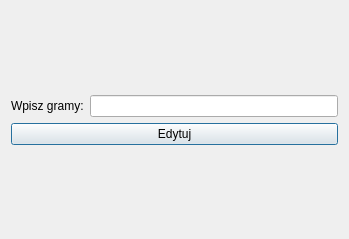
<?xml version="1.0" encoding="UTF-8"?>
<ui version="4.0">
 <class>EditMealProductWindow</class>
 <widget class="QDialog" name="EditMealProductWindow">
  <property name="geometry">
   <rect>
    <x>0</x>
    <y>0</y>
    <width>349</width>
    <height>239</height>
   </rect>
  </property>
  <property name="minimumSize">
   <size>
    <width>349</width>
    <height>239</height>
   </size>
  </property>
  <property name="maximumSize">
   <size>
    <width>349</width>
    <height>239</height>
   </size>
  </property>
  <property name="font">
   <font>
    <pointsize>9</pointsize>
   </font>
  </property>
  <property name="windowTitle">
   <string>Dialog</string>
  </property>
  <layout class="QGridLayout" name="gridLayout">
   <item row="2" column="0">
    <spacer name="verticalSpacer">
     <property name="orientation">
      <enum>Qt::Vertical</enum>
     </property>
     <property name="sizeHint" stdset="0">
      <size>
       <width>20</width>
       <height>40</height>
      </size>
     </property>
    </spacer>
   </item>
   <item row="1" column="0">
    <layout class="QVBoxLayout" name="verticalLayout">
     <item>
      <layout class="QHBoxLayout" name="horizontalLayout">
       <item>
        <widget class="QLabel" name="label">
         <property name="text">
          <string>Wpisz gramy:</string>
         </property>
        </widget>
       </item>
       <item>
        <widget class="QLineEdit" name="lineEdit"/>
       </item>
      </layout>
     </item>
     <item>
      <widget class="QPushButton" name="pushButton">
       <property name="text">
        <string>Edytuj</string>
       </property>
      </widget>
     </item>
    </layout>
   </item>
   <item row="0" column="0">
    <spacer name="verticalSpacer_2">
     <property name="orientation">
      <enum>Qt::Vertical</enum>
     </property>
     <property name="sizeHint" stdset="0">
      <size>
       <width>20</width>
       <height>40</height>
      </size>
     </property>
    </spacer>
   </item>
  </layout>
 </widget>
 <resources/>
 <connections/>
</ui>
